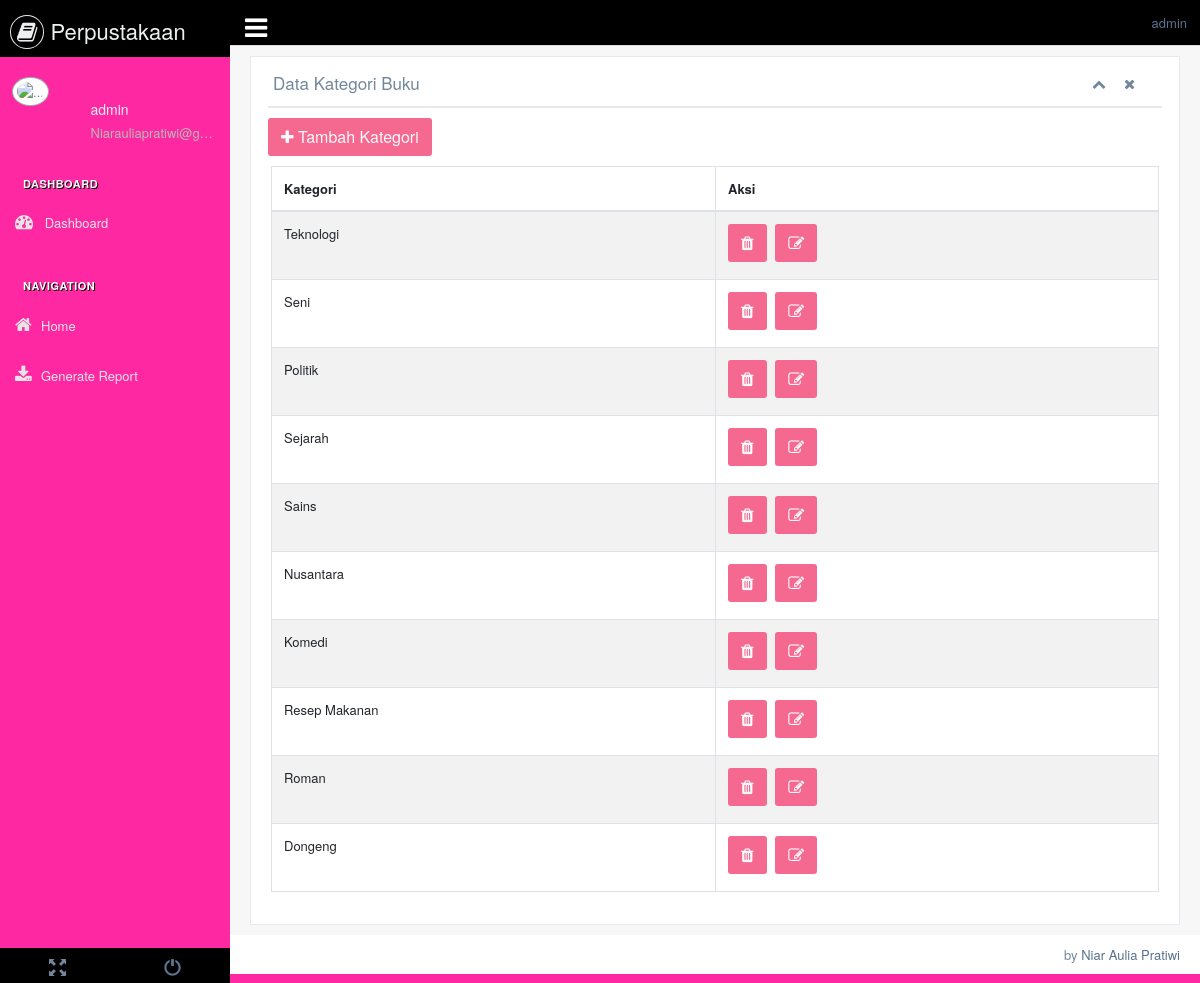
Page /dashboard/index.php?page=kategori (signed in) on the committed database.
### tables this page shows
CREATE TABLE `kategoribuku` (
  `KategoriID` int(11) NOT NULL,
  `NamaKategori` varchar(255) NOT NULL
);

### connection.php (called while the page is built, shortened)
<?php
class Connection {
    public function __construct(){
        $this->conn = mysqli_connect('localhost', 'root', '', 'db_perpusku');
    }
}

### dashboard/action.php (called while the page is built, shortened)
<?php
require_once '../connection.php';
Class Category extends Connection {
    public function getData(){
        $query = mysqli_query($this->conn, "SELECT*FROM kategoribuku");
        $row = [];
        while($result = mysqli_fetch_assoc($query)){
            $row[] = $result;
        }
        return $row;
    }
}

### dashboard/kategori.php (the view, shortened to what this page needs)
<?php
require_once 'action.php';
$data = new Category();
?>
<div class="x_panel">
    <div class="x_title">
        <h2>Data Kategori Buku</h2>
        <ul class="nav navbar-right panel_toolbox">
            <li>
                <a class="collapse-link"><i class="fa fa-chevron-up"></i></a>
            </li>
            <li class="ml-2">
                <a class="close-link"><i class="fa fa-close"></i></a>
            </li>
        </ul>
        <div class="clearfix"></div>
    </div>
    <a class="btn btn-pink text-light" href="?page=kategori&act=insertCat"><i class="fa fa-plus"></i> Tambah Kategori</a>
    <div class="x_content">
        <div class="row">
            <div class="col-sm-12">
                <div class="card-box table-responsive">
                    <table id="datatable" class="table table-striped table-bordered" style="width:100%">
                        <thead>
                        <tr>
                            <th>Kategori</th>
                            <th>Aksi</th>
                        </tr>
                        </thead>
                        <tbody>
                            <?php foreach($data->getData() as $rows) : ?>
                                <tr>
                                    <td><?= $rows["NamaKategori"] ?? '' ?></td>
                                    <td>
                                        <a class="btn btn-pink1 text-light" href="?page=kategori&act=deleteCat&id=<?= $rows["KategoriID"] ?>" onclick="return confirm('Hapus kategori ?')"><i class="fa fa-trash"></i></a>
                                        <a class="btn btn-pink2 text-light" href="?page=kategori&act=editCat&id=<?= $rows["KategoriID"] ?>"><i class="fa fa-edit"></i></a>
                                    </td>
                                </tr>
                            <?php endforeach; ?>
                        </tbody>
                    </table>
                </div>
            </div>
        </div>
    </div>
</div>

### dashboard/kategori.php (style rules this page uses)
.btn-pink { background-color:#f56991 ; }
.btn-pink1 { background-color:#f56991 ; }
.btn-pink2 { background-color: #f56991 ; }

### rows in the picture
kategoribuku: NamaKategori "Teknologi"
kategoribuku: NamaKategori "Seni"
kategoribuku: NamaKategori "Politik"
kategoribuku: NamaKategori "Sejarah"
kategoribuku: NamaKategori "Sains"
kategoribuku: NamaKategori "Nusantara"
kategoribuku: NamaKategori "Komedi"
kategoribuku: NamaKategori "Resep Makanan"
kategoribuku: NamaKategori "Roman"
kategoribuku: NamaKategori "Dongeng"

### other values in the picture
$user["Username"] "admin"
$user["Email"] "Niarauliapratiwi@g…"
